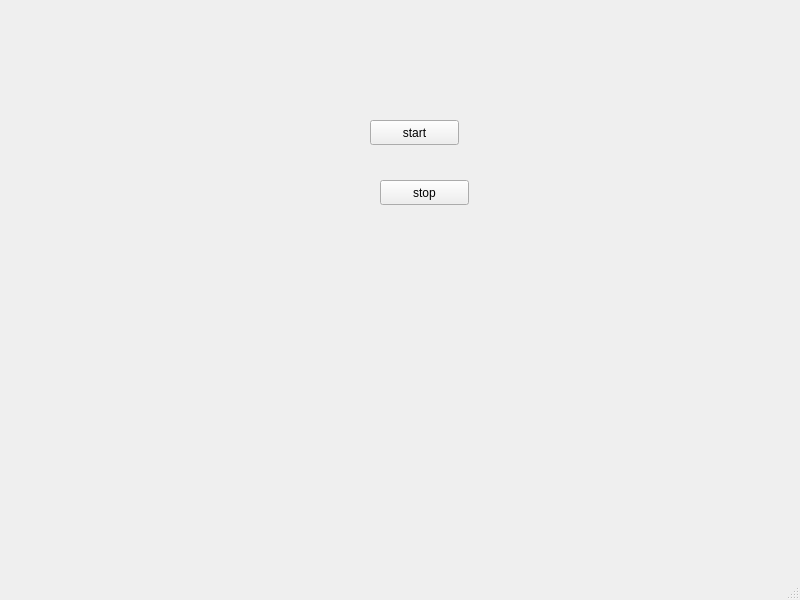
<?xml version="1.0" encoding="UTF-8"?>
<ui version="4.0">
 <class>MainWindow</class>
 <widget class="QMainWindow" name="MainWindow">
  <property name="geometry">
   <rect>
    <x>0</x>
    <y>0</y>
    <width>800</width>
    <height>600</height>
   </rect>
  </property>
  <property name="windowTitle">
   <string>MainWindow</string>
  </property>
  <widget class="QWidget" name="centralwidget">
   <widget class="QPushButton" name="startButton">
    <property name="geometry">
     <rect>
      <x>370</x>
      <y>120</y>
      <width>89</width>
      <height>25</height>
     </rect>
    </property>
    <property name="text">
     <string>start</string>
    </property>
   </widget>
   <widget class="QPushButton" name="stopButton">
    <property name="geometry">
     <rect>
      <x>380</x>
      <y>180</y>
      <width>89</width>
      <height>25</height>
     </rect>
    </property>
    <property name="text">
     <string>stop</string>
    </property>
   </widget>
  </widget>
  <widget class="QMenuBar" name="menubar">
   <property name="geometry">
    <rect>
     <x>0</x>
     <y>0</y>
     <width>800</width>
     <height>22</height>
    </rect>
   </property>
  </widget>
  <widget class="QStatusBar" name="statusbar"/>
 </widget>
 <resources/>
 <connections/>
</ui>
